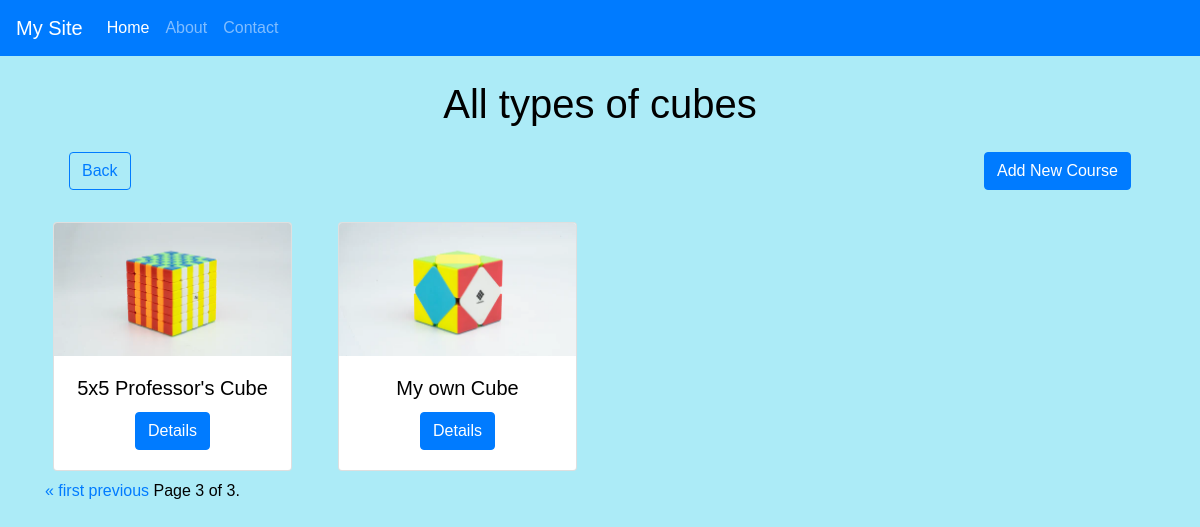
/course/?page=3, run on an earlier commit of the app's database.
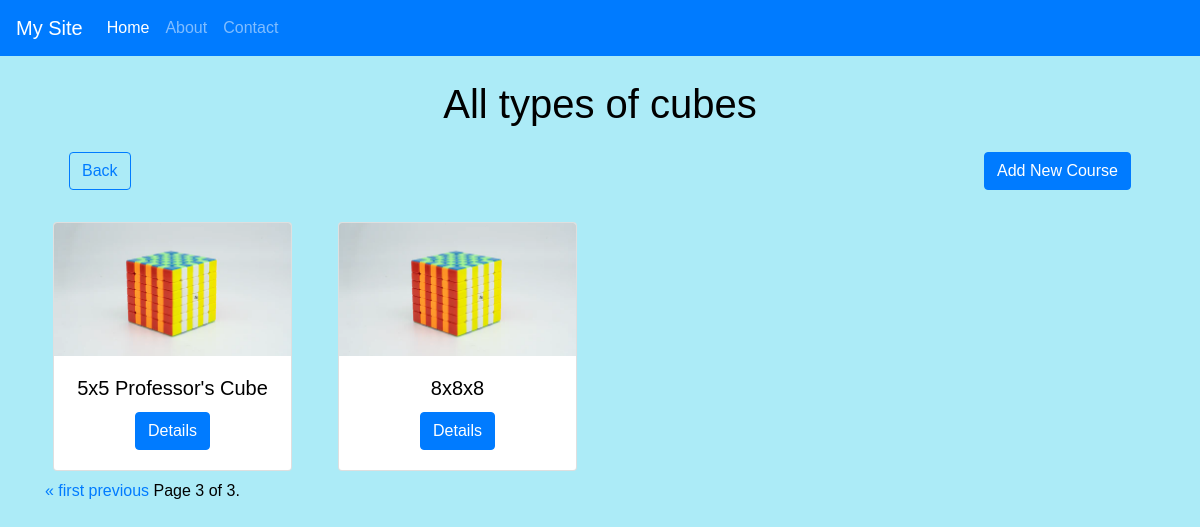
And on a later commit of the database.
### course/models.py (models this page shows, shortened)
class Courses(models.Model):
    LEVELS = [
        ('Beginner', 'Beginner'),
        ('Intermediate', 'Intermediate'),
        ('Adavance', 'Adavance')
    ]
    MODES = [
        ('Online', 'Online'),
        ('Offline', 'Offline')
    ]
    image = models.ImageField(upload_to='cubes/')
    name = models.CharField(max_length=100, null=False)
    price = models.PositiveIntegerField(null=False)
    level = models.CharField(max_length=100, choices=LEVELS)
    duration = models.PositiveIntegerField()
    mode = models.CharField(max_length=50,choices=MODES)
    description = models.TextField(default='')

### course/views/course.py (the view)
# urls.py: path('', course.list_courses, name='courses'),
def list_courses(request):
    courses = Courses.objects.all()
    paginator = Paginator(courses, 4)
    page_number = request.GET.get('page')
    page_obj = paginator.get_page(page_number)
    return render(request, 'courses.html', {'page_obj': page_obj})

### course/templates/courses.html (shortened to what this page needs)
{% extends "layout.html" %}
{% block content %}
<h1>All types of cubes</h1>
<div class="d-flex m-4 justify-content-between">
    <a href={% url "home" %} class="btn btn-outline-primary">Back</a>
    <a href={% url "add_course" %} class="btn btn-primary">Add New Course</a>
</div>
<div class='row'>
    {% for course in page_obj %}
        <div class="col-sm-6 col-md-4 col-lg-3">
            <div class="card m-2">
                <img src={{course.image.url}} class="card-img-top" alt="...">
                <div class="card-body">
                    <h5 class="card-title">{{course.name}}</h5>
                    <a href={% url "course" course.id %} class="btn btn-primary">Details</a>
                </div>
            </div>
        </div>
        {% empty %}
        <p>No courses available.</p>
    {% endfor %}
</div>
<div class="pagination">
    <span class="step-links">
        {% if page_obj.has_previous %}
            <a href="?page=1">&laquo; first</a>
            <a href="?page={{ page_obj.previous_page_number }}">previous</a>
        {% endif %}
        <span class="current">
            Page {{ page_obj.number }} of {{ page_obj.paginator.num_pages }}.
        </span>
    </span>
</div>
{% endblock %}

### templates/layout.html (shortened to what this page needs)
{% load static %}
<!DOCTYPE html>
<html>
    <head>
        <link href="https://stackpath.bootstrapcdn.com/bootstrap/4.5.2/css/bootstrap.min.css" rel="stylesheet">
        <link rel="stylesheet" href="{% static 'css/style.css' %}">
    </head>
    <body>
        {% include "navbar.html" %}
        <div class="container mt-4 w-100">
            {% block content %}{% endblock %}
        </div>
    </body>
</html>

### templates/navbar.html (shortened to what this page needs)
<nav class="navbar navbar-expand-lg navbar-dark bg-primary">
    <a class="navbar-brand" href="#">My Site</a>
    <div class="collapse navbar-collapse" id="navbarNav">
    <ul class="navbar-nav">
        <li class="nav-item active">
        <a class="nav-link" href="{% url 'home' %}">Home <span class="sr-only">(current)</span></a>
        </li>
        <li class="nav-item">
        <a class="nav-link" href="{% url 'about' %}">About</a>
        </li>
        <li class="nav-item">
        <a class="nav-link" href="{% url 'contact' %}">Contact</a>
        </li>
    </ul>
    </div>
</nav>

### static/css/style.css (style rules this page uses)
body { background-color: #acebf7; font-family: Arial, sans-serif; color: #000000; text-align: center; }

What changed in the data, as far as the page shows it:
removed Courses: image (picture), name "My own Cube"
added Courses: image (picture), name "8x8x8"
